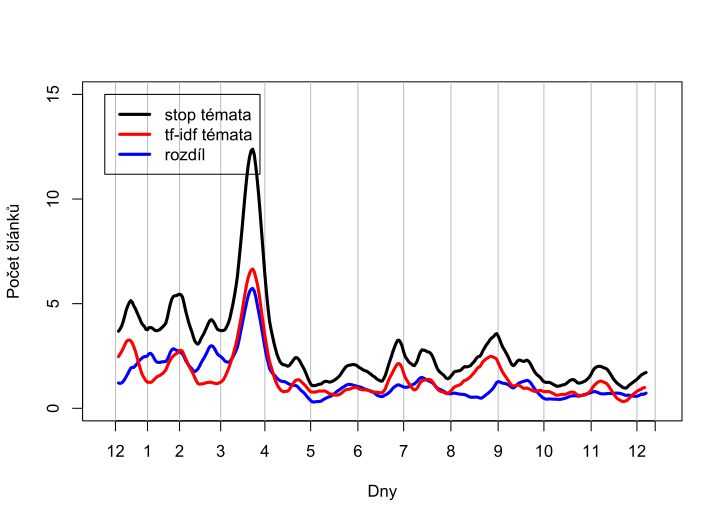

This chart was generated by the following R code:
Sys.setlocale(category = "LC_ALL", locale = "en_US.UTF-8")


posun = 20

vahy=c(1:(posun/2), (posun/2):1)

what_paint=c(1:length(x));
vahy=c(1:(posun/2), (posun/2):1)

prettify=function(zz) {rollapply(zoo(zz), width=posun, FUN=function(z) weighted.mean(z, vahy), na.pad = TRUE);}


kde<-scan("/Users/karelbilek/Desktop/Rploty/R_dnywhere_tfidf");
mesice<-scan("/Users/karelbilek/Desktop/Rploty/R_mesice_tfidf", what="char");

min=0;
max = 15;


plot(c(what_paint), c(0,rep(max, length(what_paint)-1)), type="n", xlab="Dny", ylab="Počet článků" , xaxt="n");
axis(1, at=kde, labels=mesice);


kresli_rozdil_s2<- function(jmeno, barva) {
	filename_s = paste("/Users/karelbilek/Desktop/Rploty/R_stop_special_", jmeno, sep="");
	filename_t = paste("/Users/karelbilek/Desktop/Rploty/R_tfidf_special_", jmeno, sep="");
	cely_s<-scan(filename_s)
	cely_t<-scan(filename_t)
	
	cely_r<-cely_s - cely_t;
	cely<-prettify(cely_r)
	
	lines(c(what_paint),cely[c(what_paint)],type="l", col=barva, lwd=3);

}


kreslis2 <- function(jmeno, barva) {
	filename = paste("/Users/karelbilek/Desktop/Rploty/R_stop_special_", jmeno, sep="");
	cely<-scan(filename)
	cely_sma<-prettify(cely)
	
	lines(c(what_paint),cely_sma[c(what_paint)],type="l", col=barva, lwd=3);
}

kreslis2_tf <- function(jmeno, barva) {
	filename = paste("/Users/karelbilek/Desktop/Rploty/R_tfidf_special_", jmeno, sep="");
	cely<-scan(filename)
	cely_sma<-prettify(cely)
	lines(c(what_paint),cely_sma[c(what_paint)],type="l", col=barva, lwd=3);
}

abline(v=kde, untf = FALSE, col="gray")

kreslis2("premier", "black")



kresli_rozdil_s2("premier", "blue")


kreslis2_tf("premier", "red")

legend(1, max, c("stop témata", "tf-idf témata",  "rozdíl" ), col=c("black", "red",  "blue"), lty=1, lwd=3);
